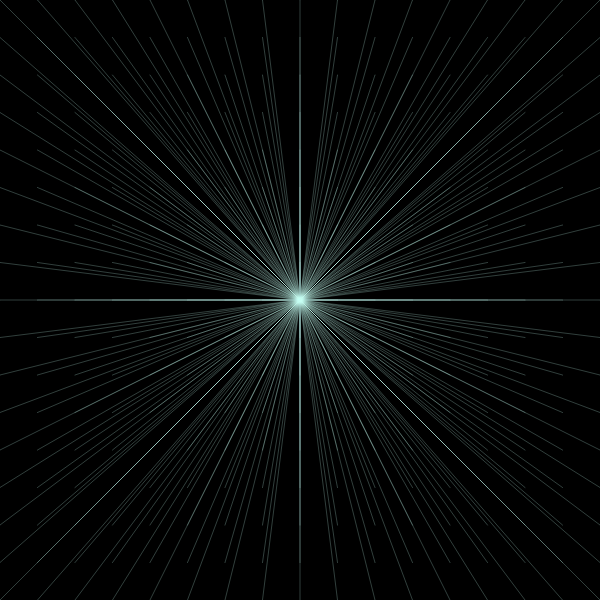
Frame 1 (no input)
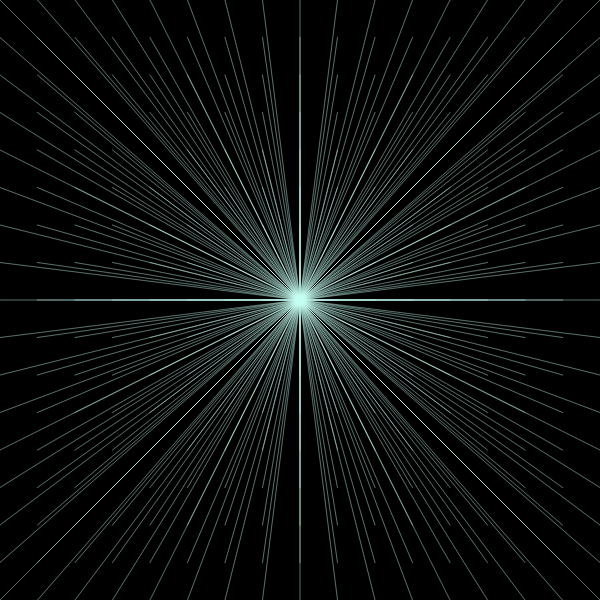
Frame 2 (the mouse pressed at the canvas centre, redrawn once)

The p5.js sketch that drew these frames (run headless with seeded random() and noise() and a simulated clock; the mouse was pressed at the canvas centre and the sketch redrawn once):

// p5.js sketch
// ── sketch.js
let boxSize = 600/8;

function setup() {
  createCanvas(600, 600);
  background(0);


}

function draw() {
  noStroke();

  for (let i = 0; i <= 8; i += 0.5) {
    for (let j = 0; j <= 8; j += 0.5){
      stroke(198, 253, 241);
      strokeWeight(0.25);
      point(boxSize*j, boxSize*i , boxSize, boxSize);
      line(boxSize*j, boxSize*i, width/2, height/2);


    }

    noLoop();
  }

}
